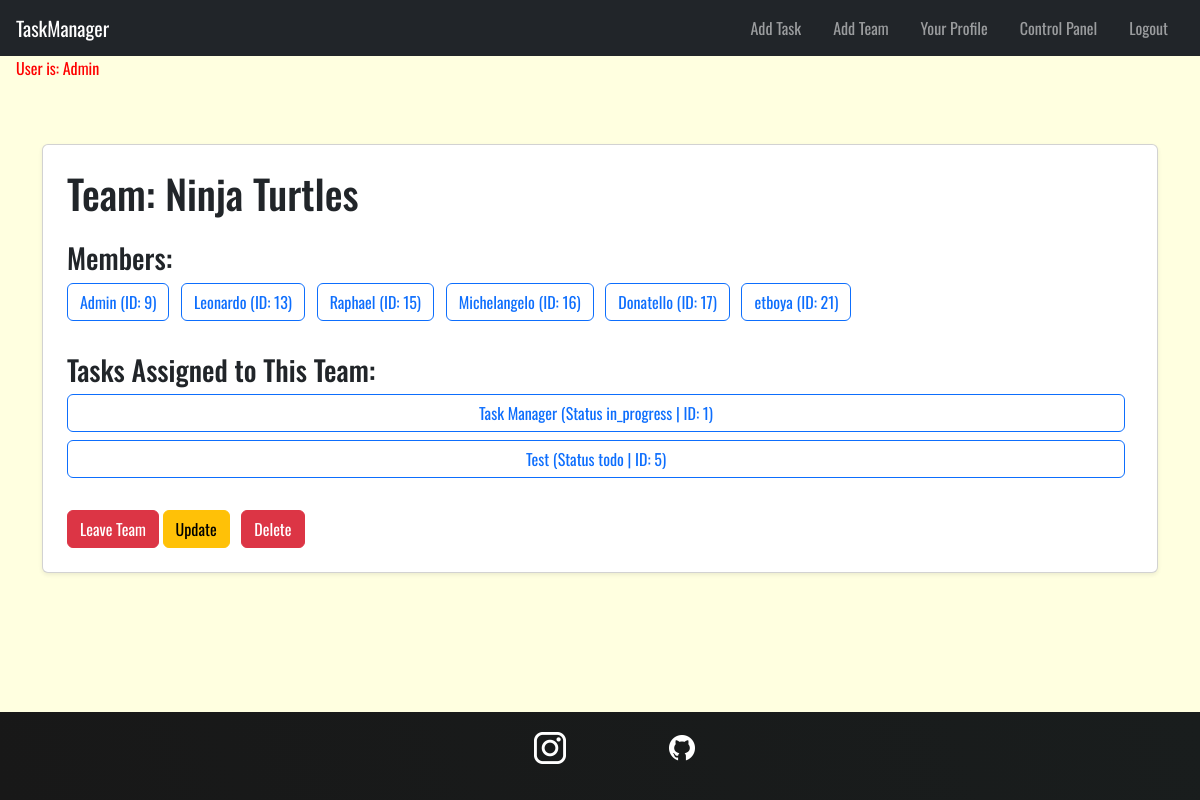
The page /teams/3/ (signed in) on the database as committed earlier.
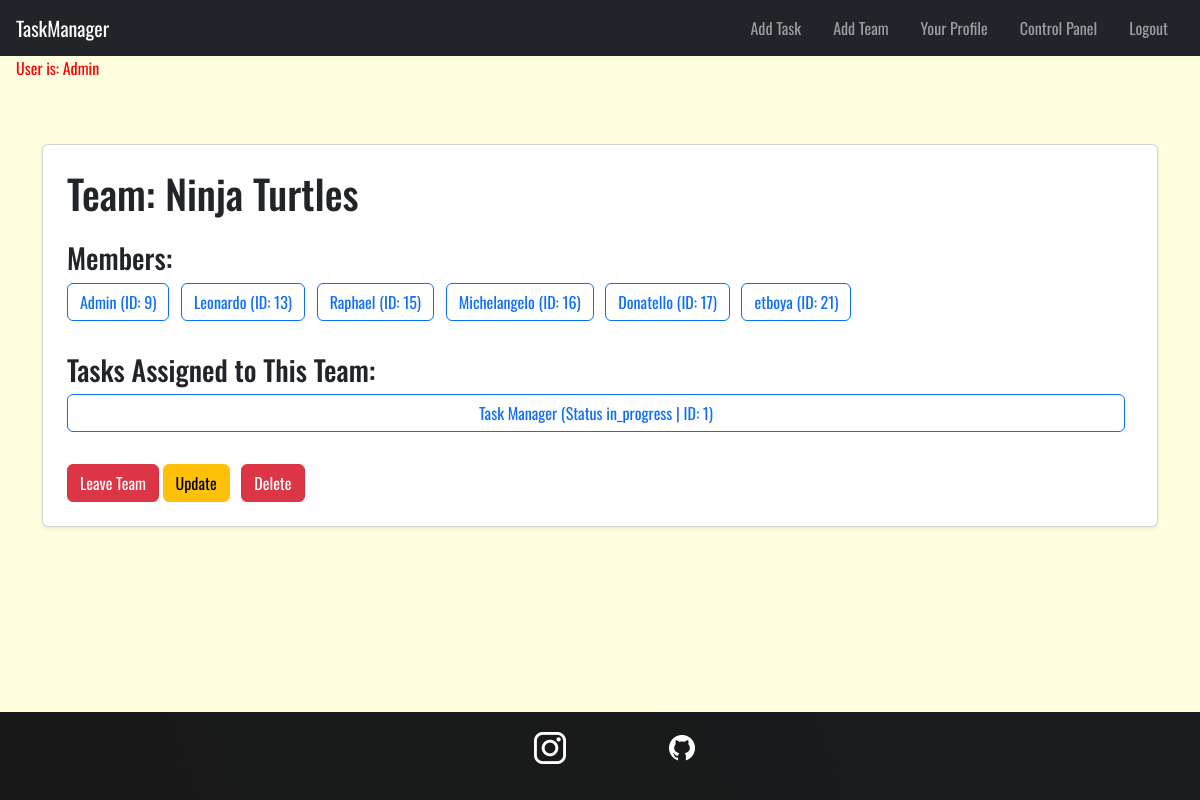
The same page on the database as committed later.
### tasks/models.py (models this page shows, shortened)
class Task(models.Model):
    STATUS_CHOICES = [
        ('todo', 'To Do'),
        ('in_progress', 'In Progress'),
        ('done', 'Done'),
    ]
    private = models.BooleanField(blank=False,default=False) # if it is false every one can see it , users & teams associated
    creator = models.ForeignKey(User,on_delete=models.CASCADE, related_name='created_tasks')
    title = models.CharField(max_length=200)
    status = models.CharField(max_length=20, choices=STATUS_CHOICES, default='todo')
    description = models.TextField(blank=True)
    users = models.ManyToManyField(User, related_name='tasks')  # Users assigned to the task
    teams = models.ManyToManyField(Team, related_name='tasks' , blank=True)  # Teams related to the task
    subtasks = models.ManyToManyField('self', symmetrical=False, blank=True, related_name='parent_tasks')  # Optional sub-task linkage
    created_at = models.DateTimeField(auto_now_add=True)
    updated_at = models.DateTimeField(auto_now=True)
    deadline = models.DateTimeField(null=True, blank=True)

### tasks/views.py (the view)
# urls.py: path("teams/<int:team_id>/", views.detail_team, name="detail_team"), # ex: /team/1
@login_required
def detail_team(request,team_id):
    team = Team.objects.get(pk=team_id)
    context = {
        "team":team,
    }
    return render(request,"teams/detail.html",context)

### tasks/templates/teams/detail.html (shortened to what this page needs)
{% extends 'base.html' %} {% block body %}
<main class="container my-5">
  <div class="card shadow-sm p-4">
    <h1 class="mb-4">Team: {{ team.name }}</h1>
    <section>
      <h3>Members:</h3>
      {% if team.users.all %}
      <div class="mb-4">
        {% for user in team.users.all %}
        <a
          href="{% url 'task:detail_user' user.id %}"
          class="btn btn-outline-primary me-2 mb-2"
        >
          {{ user.username }} (ID: {{ user.id }})
        </a>
        {% endfor %}
      </div>
      {% else %}
      <p class="text-muted">No users in this team.</p>
      {% endif %}
    </section>
    <section>
      <h3>Tasks Assigned to This Team:</h3>
      <ul class="list-group">
        {% for task in team.tasks.all %}
        <a
          href="{% url 'task:detail_task' task.id %}"
          class="btn btn-outline-primary me-2 mb-2"
        >
          {{ task.title }} (Status {{ task.status }} | ID: {{ task.id }})
        </a>
        {% empty %}
        <li class="list-group-item text-muted">
          No tasks assigned to this team.
        </li>
        {% endfor %}
      </ul>
    </section>
    <section class="mt-4">
      {% if user in team.users.all %}
      <form
        action="{% url 'task:leave_team' team.id user.userprofile.id %}"
        method="POST"
        class="d-inline"
      >
        <button type="submit" class="btn btn-danger">Leave Team</button>
      </form>
      {% endif %}
      <a
        href="{% url 'task:update_team' team.id %}"
        class="btn btn-warning me-2"
        >Update</a
      >
      <a href="{% url 'task:delete_team' team.id %}" class="btn btn-danger"
        >Delete</a
      >
    </section>
  </div>
</main>
{% endblock %}

### tasks/templates/base.html (shortened to what this page needs)
{% load static %}
<!DOCTYPE html>
<html lang="en">
  <head>
    <link
      href="https://cdn.jsdelivr.net/npm/bootstrap@5.3.5/dist/css/bootstrap.min.css"
      rel="stylesheet"
    />
    <link rel="stylesheet" href="{% static 'tasks/styles.css' %}" />
  </head>
  <body class="d-flex flex-column min-vh-100">
    <header>
      <nav class="navbar navbar-dark bg-dark">
        <a href="/" class="navbar-brand ms-3">TaskManager</a>
        <div class="navbar-nav flex-row ms-auto me-3">
          {% if user.is_authenticated %}
          <a class="nav-link px-3" href="{% url 'task:create_task' %}"
            >Add Task</a
          >
          <a class="nav-link px-3" href="{% url 'task:create_team' %}"
            >Add Team</a
          >
          {% if user.userprofile %}
          <a
            class="nav-link px-3"
            href="{% url 'task:detail_user' request.user.userprofile.id %}"
            >Your Profile</a
          >
          {% endif %} {% if request.user.is_superuser %}
          <li class="nav-item">
            <a class="nav-link px-3" href="{% url 'task:control_panel' %}"
              >Control Panel</a
            >
          </li>
          {% endif %}
          <form
            method="POST"
            action="{% url 'logout' %}"
            style="display: inline"
          >
            <button type="submit" class="btn btn-link nav-link px-3">
              Logout
            </button>
          </form>
          {% else %}
          <a class="nav-link px-3" href="{% url 'login' %}">Login</a>
          <a class="nav-link px-3" href="{% url 'register' %}">Register</a>
          {% endif %}
        </div>
      </nav>
    </header>
    <p style="color: red; margin-left: 1rem">User is: {{ user }}</p>
    <main class="flex-fill">
      {% block body %} {% endblock %}
    </main>
    <footer>
      <ul>
        <li>
          <a href="https://www.instagram.com/">
            <img
              src="/pictures/icons/insta.png"
              alt="Instagram logo link to social media page"
          /></a>
        </li>
        <li>
          <a href="https://github.com/ErkinTunc/App-Web-Gestion-De-taches">
            <img
              src="/pictures/icons/github.png"
              alt="A Github logo link to its github repository page"
            />
          </a>
        </li>
      </ul>
    </footer>
  </body>
</html>

Rows that differ between the two databases and show on the page:
no longer on this page (row edited): Task: title "Test", status "todo", id "5"
